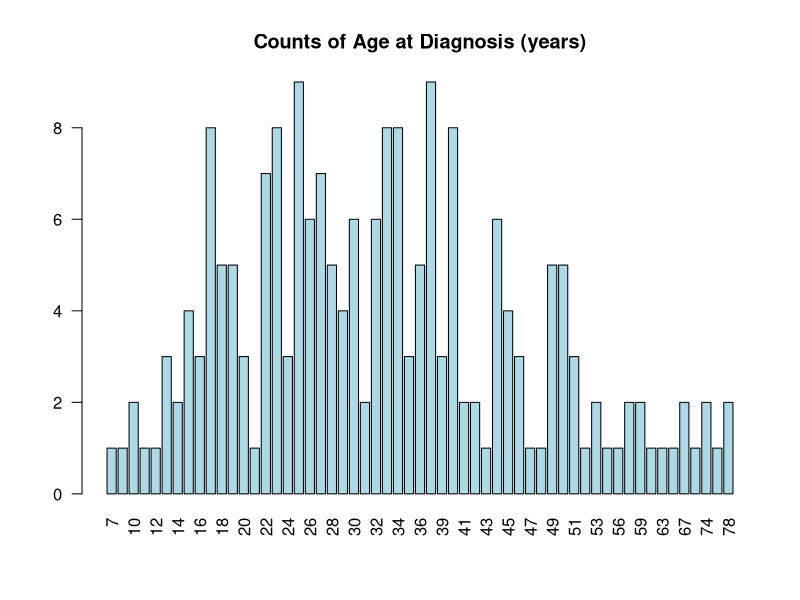
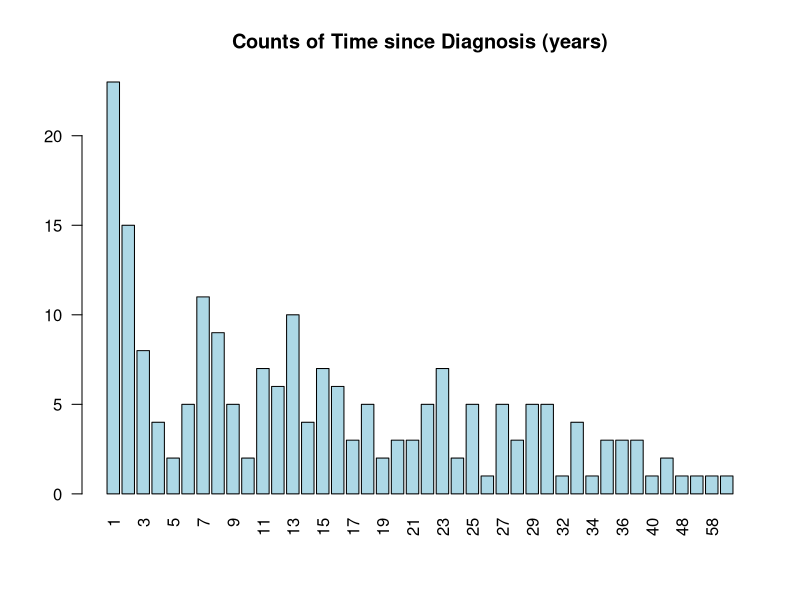
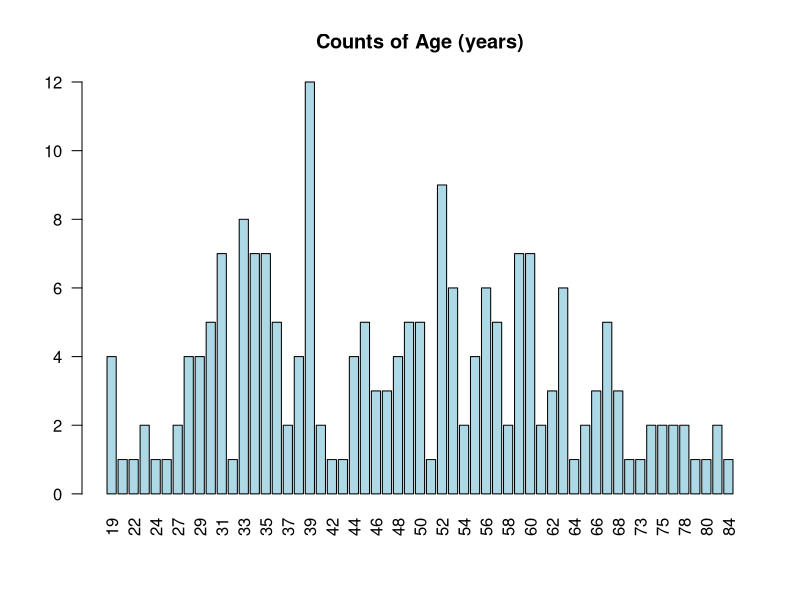
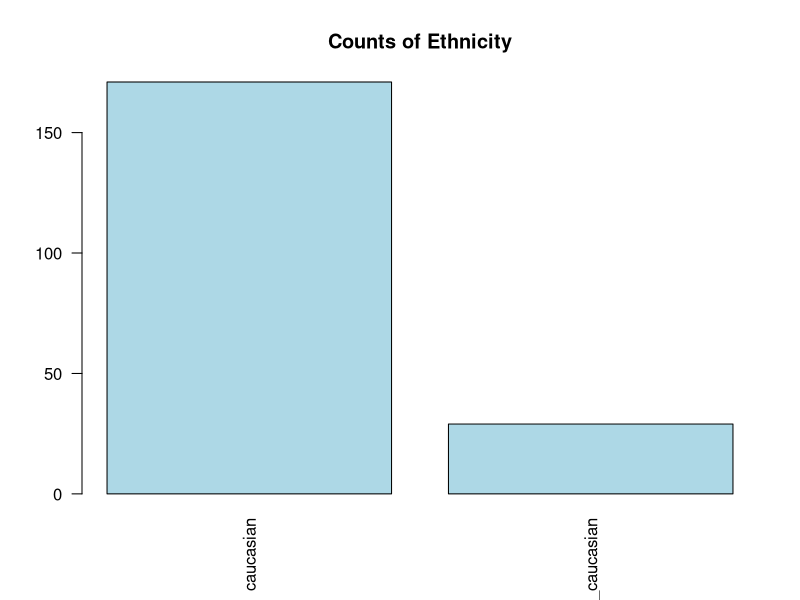
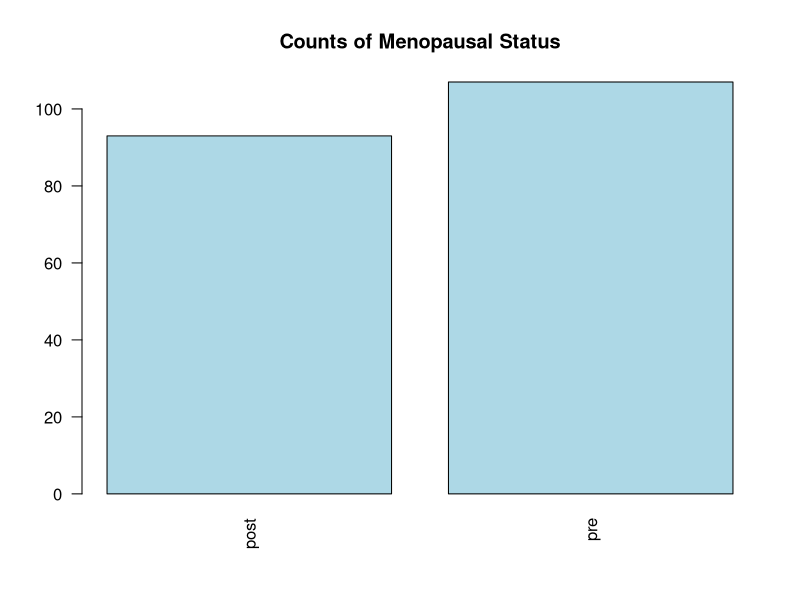
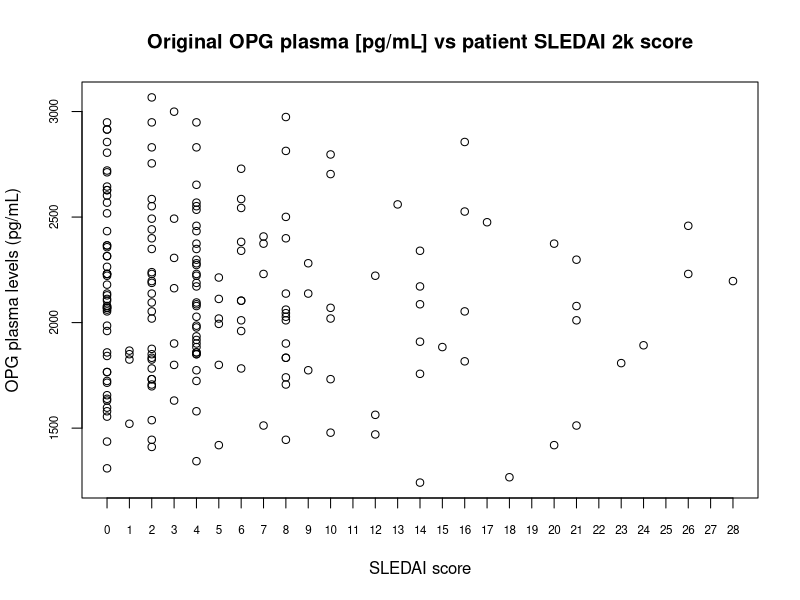
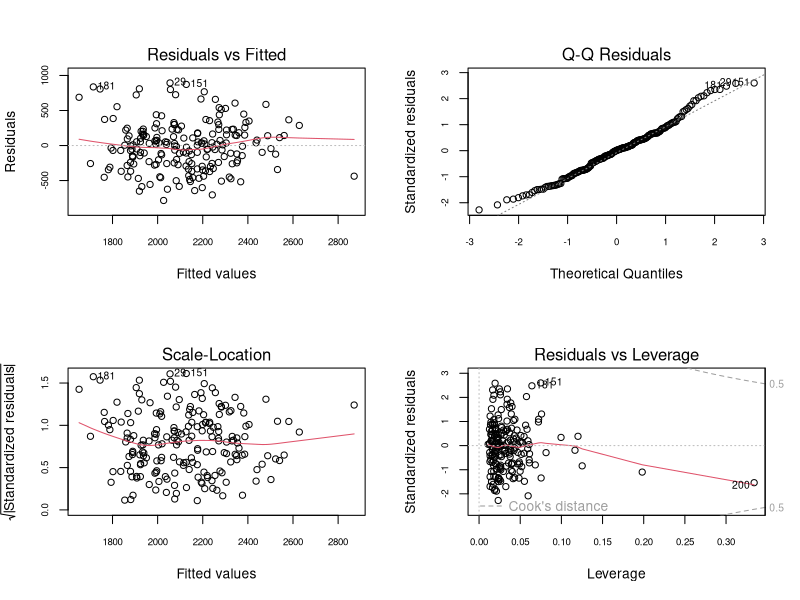
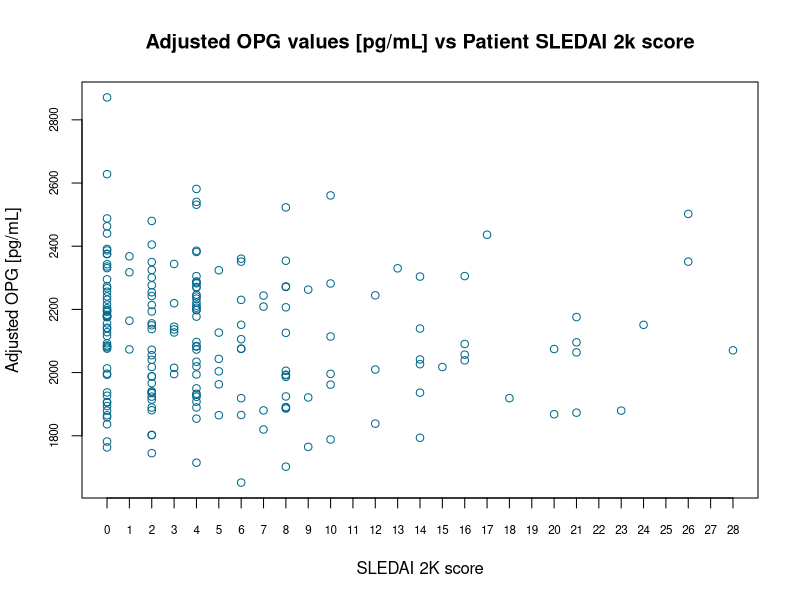

These charts were generated, in order, by the following R code:
library(readxl)
library(dplyr)
library(ggplot2)
#import the data (HAS TO BE IN THE SAME FOLDER YOURE WORKING IN OR YOU HAVE TO WRITE THE WHOLE PATH:
#IE. "/user/johndoe/folder-1/foldertwo/DATA_SET_HERE"). 
OriginalData <- read_excel("g1_s1_dataset_v251001.xlsx")
View(OriginalData)

#rename the columns so everything is easier to read and keep track of
colnames(OriginalData) <- c('Patient ID', 'Age at Diagnosis (years)', 'Time since Diagnosis (years)', 
                            'Age (years)', 'BMI (kg/m^2)', 'IFN type I [IU/mL]', 
                            'Ethnicity', 'Menopausal Status', 'SLEDAI 2k Score', 
                            'Plasma OPG [pg/mL]', 'vWF [IU/mL]', 'sDC1 [ng/mL]', 
                            'TM [ng/mL]', 'ox LDL [ng/mL]', 'sVCAM-1 [ng/mL]', 
                            'LDH [u/L]')

##OriginalData <- OriginalData %>% mutate(time_since_diagnosis_years = ifelse(OriginalData$time_since_diagnosis_years == 0, NA, time_since_diagnosis_years))
##^^ we'll ask about this tomorrow
#since time since diagnosis has values equal to 0, we're going to add 1 to each of those (ie. 0+1 =1, etc)
OriginalData <- OriginalData %>% 
  mutate(`Time since Diagnosis (years)` = `Time since Diagnosis (years)` + 1)

#some stat tests for OPG levels to see how it's distributed and possible correlation to SLEDAI score
shapiro.test(OriginalData$`Plasma OPG [pg/mL]`)
cor.test(OriginalData$`SLEDAI 2k Score`, OriginalData$`Plasma OPG [pg/mL]`, method = ("pearson"))

#make a list of all the column names so that you can create functions
col_names <- c('Patient ID', 'Age at Diagnosis (years)', 'Time since Diagnosis (years)', 
         'Age (years)', 'BMI (kg/m^2)', 'IFN type I [IU/mL]', 
         'Ethnicity', 'Menopausal Status', 'SLEDAI 2k Score', 
         'Plasma OPG [pg/mL]', 'vWF [IU/mL]', 'sDC1 [ng/mL]', 
         'TM [ng/mL]', 'ox LDL [ng/mL]', 'sVCAM-1 [ng/mL]', 
         'LDH [u/L]')
#how many times does each value of a variable appear? 
#this is the function
Counts <- lapply(col_names, function(col) {
  OriginalData %>%
    group_by(.data[[col]]) %>%
    summarise(count = n())
  })
#re-establish column names
names(Counts) <- col_names

#some things are unique to each patinet, so we don't want to plot them to see the counts:
names_to_skip_in_plots <- c('Patient ID', 'BMI (kg/m^2)', 'IFN type I [IU/mL]', 
                            'SLEDAI 2k Score','Plasma OPG [pg/mL]', 
                            'vWF [IU/mL]', 'sDC1 [ng/mL]', 'TM [ng/mL]', 
                            'ox LDL [ng/mL]', 'sVCAM-1 [ng/mL]', 'LDH [u/L]')

#this is the function for the barplots of the counts:
for (name in names(Counts)) {
  if (name %in% names_to_skip_in_plots) next
  df <- Counts[[name]]
  barplot(
    df$count,
    names.arg = df[[1]],
    main = paste("Counts of", name),
    col = "lightblue",
    las = 2)
}

par(cex.axis = 0.7, mfrow = c(1,1))
plot(OriginalData$`SLEDAI 2k Score`, OriginalData$`Plasma OPG [pg/mL]`,
     col = 'black', xlab = 'SLEDAI score', ylab = "OPG plasma levels (pg/mL)", 
     main = 'Original OPG plasma [pg/mL] vs patient SLEDAI 2k score', 
     xlim = c(0, 28), xaxt = 'n')
axis(side = 1, at = seq(0, 28, by = 1))

##Linear Regression
model <- lm(`Plasma OPG [pg/mL]` ~ `Age at Diagnosis (years)` + `Time since Diagnosis (years)` +
            `Age (years)` + `BMI (kg/m^2)` + `IFN type I [IU/mL]` + Ethnicity + `Menopausal Status`, 
            data = OriginalData)
summary(model)
par(mfrow = c(2,2))
plot(model)
opg_sledai <- data.frame(OriginalData$`SLEDAI 2k Score`, model[["fitted.values"]])
colnames(opg_sledai) <- c('SLEDAI 2k score', 'Adjusted OPG [pg/mL}')

##I also like to make one extra data frame with the patient IDs to make sure R is putting together 
##the right OPG value and SLEDAI score
opg_sledai_patientID <- data.frame(OriginalData$`Patient ID`, OriginalData$`SLEDAI 2k Score`, model[["fitted.values"]])
colnames(opg_sledai_patientID) <- c('Patient ID', 'SLEDAI 2k score', 'Adjusted OPG [pg/mL}')

par(mfrow = c(1,1), cex.axis = 0.7)
plot(opg_sledai$`SLEDAI 2k score`, opg_sledai$`Adjusted OPG [pg/mL}`, 
     xlab = 'SLEDAI 2K score', ylab = 'Adjusted OPG [pg/mL]', col = 'deepskyblue4', 
     main = 'Adjusted OPG values [pg/mL] vs Patient SLEDAI 2k score', 
     xlim = c(0, 28), xaxt = 'n')
axis(side = 1, at = seq(0, 28, by = 1))

##Moving on from the confounding, we can do a similar thing for the biomarkers
#first, extract the biomarkes from the original data frame into a separate one
biomarkers <- data.frame(OriginalData$`vWF [IU/mL]`, OriginalData$`sDC1 [ng/mL]`, 
                         OriginalData$`TM [ng/mL]`,
                         OriginalData$`ox LDL [ng/mL]`, OriginalData$`sVCAM-1 [ng/mL]`, 
                         OriginalData$`LDH [u/L]`)
#rename the columns to make them easier to identify
names(biomarkers) <- c('von Willebrand Factor', 'soluble DC-1', 
                       'Thrombomodulin', 'oxidized LDL', 'soluble VCAM-1', 'LDH')
summary(biomarkers)

#create a linear model for each of the biomarkers
vWF_model <- lm(`vWF [IU/mL]` ~ `Age at Diagnosis (years)` + `Time since Diagnosis (years)` +
                  `Age (years)` + `BMI (kg/m^2)` + `IFN type I [IU/mL]` + Ethnicity + `Menopausal Status`, 
            data = OriginalData)
sDC1_model <- lm(`sDC1 [ng/mL]` ~ `Age at Diagnosis (years)` + `Time since Diagnosis (years)` +
                   `Age (years)` + `BMI (kg/m^2)` + `IFN type I [IU/mL]` + Ethnicity + `Menopausal Status`,
                data = OriginalData)
tm_model <- lm(`TM [ng/mL]` ~ `Age at Diagnosis (years)` + `Time since Diagnosis (years)` +
                 `Age (years)` + `BMI (kg/m^2)` + `IFN type I [IU/mL]` + Ethnicity + `Menopausal Status`,
                data = OriginalData)
oxLDL_model <- lm(`ox LDL [ng/mL]` ~ `Age at Diagnosis (years)` + `Time since Diagnosis (years)` +
                    `Age (years)` + `BMI (kg/m^2)` + `IFN type I [IU/mL]` + Ethnicity + `Menopausal Status`,
                data = OriginalData)
sVCAM1_model <- lm(`sVCAM-1 [ng/mL]` ~ `Age at Diagnosis (years)` + `Time since Diagnosis (years)` +
                     `Age (years)` + `BMI (kg/m^2)` + `IFN type I [IU/mL]` + Ethnicity + `Menopausal Status`,
                data = OriginalData)
LDL_model <- lm(`LDH [u/L]` ~ `Age at Diagnosis (years)` + `Time since Diagnosis (years)` +
                  `Age (years)` + `BMI (kg/m^2)` + `IFN type I [IU/mL]` + Ethnicity + `Menopausal Status`,
                data = OriginalData)

#exctract the adjusted values of each biomarker into a new dataframe, add the adjusted OPG from 
#previous linear model, and rename the columns. 
adjusted_biomarkers <- data.frame(model[["fitted.values"]], vWF_model[["fitted.values"]], 
                                 sDC1_model[["fitted.values"]], 
                                 tm_model[["fitted.values"]], 
                                 oxLDL_model[["fitted.values"]], 
                                 sVCAM1_model[["fitted.values"]], 
                                 LDL_model[["fitted.values"]])
colnames(adjusted_biomarkers) <- c('Plasma OPG [pg/mL]' ,'vWF [IU/mL]', 'sDC1 [ng/mL]', 
                                  'TM [ng/mL]', 'ox LDL [ng/mL]', 
                                  'sVCAM-1 [ng/mL]', 'LDH [u/L]')

#extra df to make sure R is grouping right: 
adjusted_biomarkers_patientID <- data.frame(OriginalData$`Patient ID`, OriginalData$`SLEDAI 2k Score`, model[["fitted.values"]], vWF_model[["fitted.values"]], 
                                  sDC1_model[["fitted.values"]], 
                                  tm_model[["fitted.values"]], 
                                  oxLDL_model[["fitted.values"]], 
                                  sVCAM1_model[["fitted.values"]], 
                                  LDL_model[["fitted.values"]])
colnames(adjusted_biomarkers_patientID) <- c('Patient ID', 'SLEDAI 2k score', 'Plasma OPG [pg/mL]' ,'vWF [IU/mL]', 'sDC1 [ng/mL]', 
                                   'TM [ng/mL]', 'ox LDL [ng/mL]', 
                                   'sVCAM-1 [ng/mL]', 'LDH [u/L]')

par(mfrow = c(1, 2), cex.axis = 0.7)
#plot vWF
plot(OriginalData$`SLEDAI 2k Score`, adjusted_biomarkers$`vWF [IU/mL]`,
     xlab = 'SLEDAI 2K score', ylab = 'Adjusted vWF [IU/mL]', col = 'deepskyblue',
     xlim = c(0, 28), xaxt = 'n')
axis(side = 1, at = seq(0, 28, by = 1))
mtext("Adjusted vWF values [IU/mL] vs Patient SLEDAI 2k Score",
      outer = FALSE, cex = 1, col = "darkslategray", side = 3, line = 1, adj = 0)
boxplot(adjusted_biomarkers$`vWF [IU/mL]`~OriginalData$`SLEDAI 2k Score`,
        ylab = 'Adjusted vWF [IU/mL]', col = 'chartreuse4',
        xlim = c(0, 28), xaxt = 'n')
axis(side = 1, at = seq(0, 28, by = 1))
#plot sDC1
plot(OriginalData$`SLEDAI 2k Score`, adjusted_biomarkers$`sDC1 [ng/mL]`,
     xlab = 'SLEDAI 2K score', ylab = 'Adjusted sDC1 [ng/mL]', col = 'deepskyblue2', 
     xlim = c(0, 28), xaxt = 'n')
axis(side = 1, at = seq(0, 28, by = 1))
mtext('Adjusted sDC1 values [ng/mL] vs Patient SLEDAI 2k score',
      outer = FALSE, cex = 1, col = "darkslategray", side = 3, line = 1, adj = 0)
boxplot(adjusted_biomarkers$`sDC1 [ng/mL]`~OriginalData$`SLEDAI 2k Score`,
        xlab = 'SLEDAI 2K score', ylab = NULL, col = 'forestgreen',
        xlim = c(0, 28), xaxt = 'n')
axis(side = 1, at = seq(0, 28, by = 1))
#plot TM
plot(OriginalData$`SLEDAI 2k Score`, adjusted_biomarkers$`TM [ng/mL]`,
     xlab = 'SLEDAI 2K score', ylab = 'Adjusted TM [ng/mL]', col = 'deepskyblue3', 
     xlim = c(0, 28), xaxt = 'n')
axis(side = 1, at = seq(0, 28, by = 1))
mtext('Adjusted TM values [ng/mL] vs Patient SLEDAI 2k score',
      outer = FALSE, cex = 1, col = "darkslategray", side = 3, line = 1, adj = 0)
boxplot(adjusted_biomarkers$`TM [ng/mL]`~OriginalData$`SLEDAI 2k Score`,
        xlab = 'SLEDAI 2K score', ylab = NULL, col = 'palegreen',
        xlim = c(0, 28), xaxt = 'n')
axis(side = 1, at = seq(0, 28, by = 1))
#plot ox LDL
plot(OriginalData$`SLEDAI 2k Score`, adjusted_biomarkers$`ox LDL [ng/mL]`,
     xlab = 'SLEDAI 2K score', ylab = 'Adjusted ox LDL [ng/mL]', col = 'royalblue', 
     xlim = c(0, 28), xaxt = 'n')
axis(side = 1, at = seq(0, 28, by = 1))
mtext('Adjusted ox LDL values [ng/mL] vs Patient SLEDAI 2k score',
      outer = FALSE, cex = 1, col = "darkslategray", side = 3, line = 1, adj = 0)
boxplot(adjusted_biomarkers$`ox LDL [ng/mL]`~OriginalData$`SLEDAI 2k Score`,
        xlab = 'SLEDAI 2K score', ylab = NULL, col = 'palegreen2',
        xlim = c(0, 28), xaxt = 'n')
axis(side = 1, at = seq(0, 28, by = 1))
#plot sVCAM1
plot(OriginalData$`SLEDAI 2k Score`, adjusted_biomarkers$`sVCAM-1 [ng/mL]`,
     xlab = 'SLEDAI 2K score', ylab = 'Adjusted s-VCAM1 [ng/mL]', col = 'royalblue3', 
     xlim = c(0, 28), xaxt = 'n')
axis(side = 1, at = seq(0, 28, by = 1))
mtext('Adjusted s-VCAM1 values [ng/mL] vs Patient SLEDAI 2k score',
      outer = FALSE, cex = 1, col = "darkslategray", side = 3, line = 1, adj = 0)
boxplot(adjusted_biomarkers$`sVCAM-1 [ng/mL]`~OriginalData$`SLEDAI 2k Score`,
        xlab = 'SLEDAI 2K score', ylab = NULL, col = 'seagreen',
        xlim = c(0, 28), xaxt = 'n')
axis(side = 1, at = seq(0, 28, by = 1))
#plot LDH
plot(OriginalData$`SLEDAI 2k Score`, adjusted_biomarkers$`LDH [u/L]`,
     xlab = 'SLEDAI 2K score', ylab = 'Adjusted LDL [IU/L]', col = 'royalblue4', 
     xlim = c(0, 28), xaxt = 'n')
axis(side = 1, at = seq(0, 28, by = 1))
mtext('Adjusted LDH values [IU/mL] vs Patient SLEDAI 2k score',
      outer = FALSE, cex = 1, col = "darkslategray", side = 3, line = 1, adj = 0)
boxplot(adjusted_biomarkers$`LDH [u/L]`~OriginalData$`SLEDAI 2k Score`,
        xlab = 'SLEDAI 2K score', ylab = NULL, col = 'seagreen3',
        xlim = c(0, 28), xaxt = 'n')
axis(side = 1, at = seq(0, 28, by = 1))
